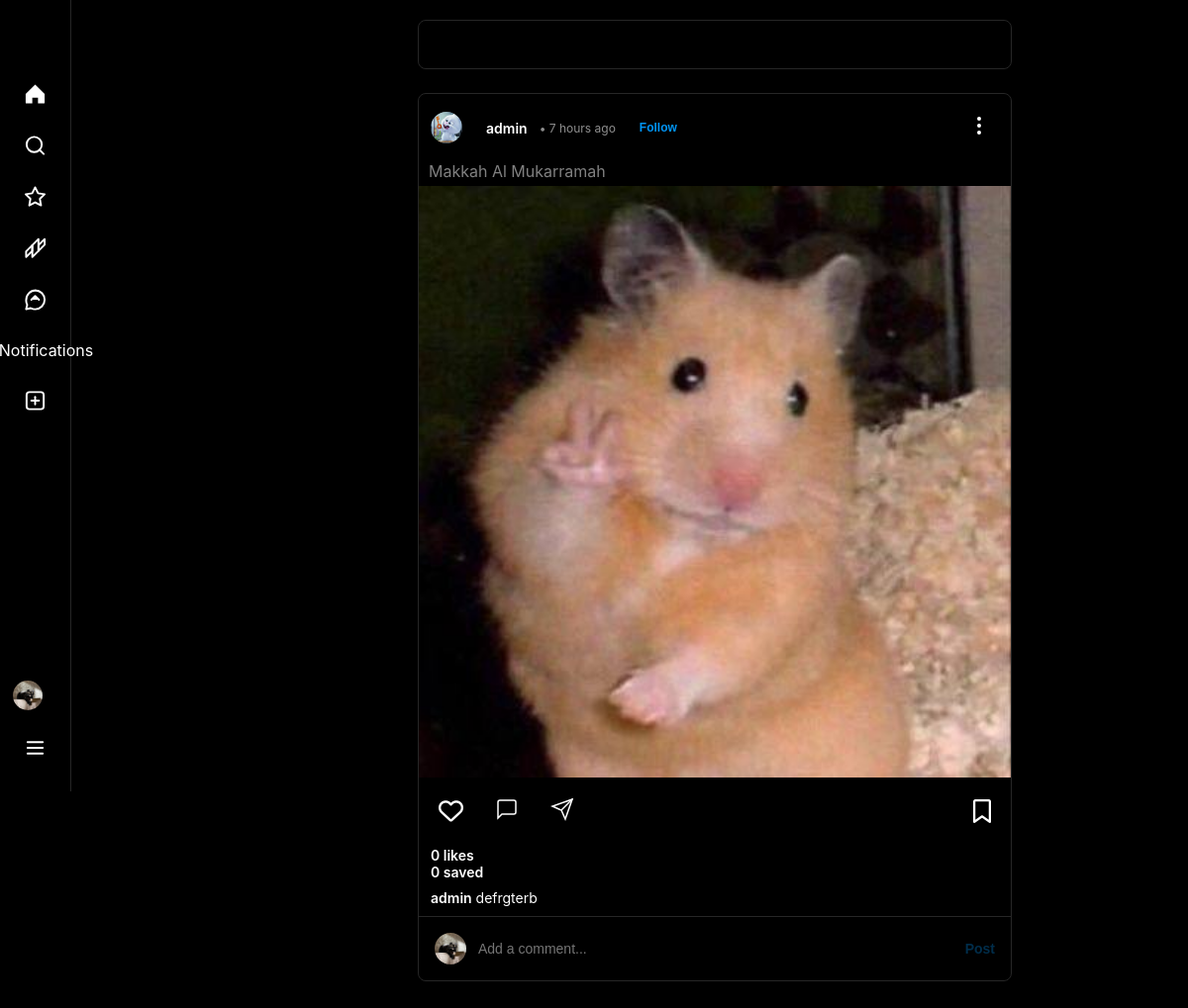
The page / (signed in) on the database its author committed.
### users/models.py (models this page shows, shortened)
class UserModel(AbstractUser):
    bio = models.CharField(max_length=255, null=True, blank=True)
    avatar = models.ImageField(upload_to='user/avatars/', null=True, blank=True)
    website = models.URLField(null=True, blank=True)
    class GenderChoice(models.TextChoices):
        MALE = 'MALE', 'Male'
        FEMALE = 'FEMALE', 'Female'
        NOT_GIVEN = "NOT_GIVEN", "Not given"
    gender = models.CharField(
        max_length=10,
        choices=GenderChoice.choices,
        default=GenderChoice.NOT_GIVEN,
        null=True,
        blank=True
    )

### posts/models.py (models this page shows, shortened)
class PostModel(models.Model):
    class PostTypeChoice(models.TextChoices):
        History = 'HISTORY', 'History'
        Post = 'POST', 'Post'
        Reels = 'REELS', 'Reels'
    caption = models.CharField(max_length=255)
    userID = models.ForeignKey(UserModel, on_delete=models.CASCADE, related_name='user')
    post_type = models.CharField(max_length=8, choices=PostTypeChoice)
    contentUrl = models.FileField(upload_to='posts')
    tagging = models.ForeignKey(UserModel, on_delete=models.CASCADE, related_name='tagging', null=True, blank=True)
    hashtags = models.ManyToManyField('HashtagModel', blank=True, null=True)
    music = models.ManyToManyField('MusicModel', blank=True, null=True)
    saved = models.ManyToManyField(UserModel, blank=True, null=True, related_name='saved')
    created_at = models.DateTimeField(auto_now_add=True)
    archived = models.BooleanField(default=False)
    location_name = models.CharField(max_length=255, blank=True, null=True)
    latitude = models.FloatField(blank=True, null=True)
    longitude = models.FloatField(blank=True, null=True)
    def since_created(self):
        now = timezone.now()
        diff = now - self.created_at
        days = diff.days
        seconds = diff.seconds
        if days >= 7:
            weeks = days // 7
            return f"{weeks} week{'s' if weeks > 1 else ''} ago"
        elif days > 0:
            return f"{days} day{'s' if days > 1 else ''} ago"
        elif seconds >= 3600:
            hours = seconds // 3600
            return f"{hours} hour{'s' if hours > 1 else ''} ago"
        elif seconds >= 60:
            minutes = seconds // 60
            return f"{minutes} minute{'s' if minutes > 1 else ''} ago"
        else:
            return "Just now"
    def likes_count(self):
        return self.likes.count()

### posts/views.py (the view, shortened to what this page needs)
# urls.py: path('', views.home_view, name='home'),
@login_required(login_url='login')
def home_view(request):
    followed_users = request.user.following_set.all()
    followed_ids = [followed.following.id for followed in followed_users]
    one_month_ago = timezone.now() - timedelta(days=3)
    one_day_ago = timezone.now() - timedelta(days=77)
    qs = UserModel.objects.exclude(id=request.user.id)
    unread_notifications = NotificationModel.objects.filter(owner=request.user, is_read=False).count()
    rooms = request.user.chats.order_by('-room_name')
    base_post_filters = {
        'post_type': PostModel.PostTypeChoice.Post,
        'created_at__gte': one_month_ago
    }
    base_history_filters = {
        'post_type': PostModel.PostTypeChoice.History,
        'created_at__gte': one_day_ago
    }
    if len(followed_ids) > 3:
        base_post_filters['userID__in'] = followed_ids
        base_history_filters['userID__in'] = followed_ids
    posts = PostModel.objects.filter(
        **base_post_filters
    ).prefetch_related(
        Prefetch(
            'comments',
            queryset=CommentModel.objects.annotate(
                likes_count=Count('comment_likes')
            ).prefetch_related(
                Prefetch(
                    'reply_comments',
                    queryset=ReplyCommentModel.objects.annotate(
                        likes_count=Count('reply_comment_likes')
                    )
                )
            )
        ),
        'likes',
        'saved'
    ).order_by('-created_at').exclude(userID=request.user)
    histories = PostModel.objects.filter(
        **base_history_filters, archived=False
    ).prefetch_related(
        'likes',
        'saved'
    ).order_by('-created_at')
    grouped_histories = defaultdict(list)
    for history in histories:
        grouped_histories[history.userID].append(history)
    context = {
        'posts': posts,
        'users': qs,
        'rooms': rooms,
        'unread_notifications': unread_notifications,
        'grouped_histories': grouped_histories.items(),
        'followed_users': followed_ids,
        'show_comments': request.GET.get('show_comments'),
        'show_replies': request.GET.get('show_replies'),
        'reply_to': request.GET.get('reply_to')
    }
    return render(request, 'home.html', context)

### templates/home.html (shortened to what this page needs)
{% extends "base.html" %}
{% load static %}
{% load my_tags %}
{% block content %}
<div class="home-page" style="display: flex; flex-direction: column; align-items: center;">
    <div class="stories-container" style="width: 100%; max-width: 600px; margin-bottom: 24px;">
        <div class="stories-list" style="display: flex; gap: 12px; overflow-x: auto; padding: 8px;">
        </div>
    </div>
    {% for post in posts %}
    <article class="post" data-post-id="{{ post.id }}"
             style="width: 100%; max-width: 600px; background: #000; border: 1px solid #262626; border-radius: 8px; margin-bottom: 24px;">
        <div class="post-header"
             style="display: flex; justify-content: space-between; align-items: center; padding: 12px;">
            <div class="post-user-info" style="display: flex; align-items: center; gap: 12px;">
                <div class="post-avatar" style="width: 32px; height: 32px; border-radius: 50%; overflow: hidden;">
                    {% if post.userID.avatar %}
                    <img src="{{ post.userID.avatar.url }}" alt=""
                         style="width: 100%; height: 100%; object-fit: cover;">
                    {% else %}
                    <svg class="icon" viewBox="0 0 24 24" fill="none" stroke="currentColor" stroke-width="2"
                         style="width: 32px; height: 32px; color: #fff;">
                        <path d="M20 21v-2a4 4 0 0 0-4-4H8a4 4 0 0 0-4 4v2"/>
                        <circle cx="12" cy="7" r="4"/>
                    </svg>
                    {% endif %}
                </div>
                <div class="post-user" style="display: flex; align-items: center; gap: 8px;">
                    <a href="{% url 'profile-another' pk=post.userID.id %}" class="post-username"
                       style="color: #fff; font-weight: 600; text-decoration: none;">{{ post.userID.username }}</a>
                    <span class="post-time" style="color: #8e8e8e; font-size: 12px;">• {{ post.since_created }}</span>
                    {% if post.userID.id not in followed_users %}
                    <button class="modal-follow-btn" style="background: none; border: none; cursor: pointer;">
                        <a href="{% url 'follow-create' pk=post.userID.id %}"
                           style="text-decoration: none; color: #0095f6; font-weight: 600;">Follow</a>
                    </button>
                    {% endif %}
                </div>
            </div>
            <div class="post-options" style="cursor: pointer;">
                <svg width="24" height="24" viewBox="0 0 24 24" fill="none" stroke="currentColor" stroke-width="2"
                     style="color: #fff;">
                    <circle cx="12" cy="12" r="1"/>
                    <circle cx="12" cy="5" r="1"/>
                    <circle cx="12" cy="19" r="1"/>
                </svg>
            </div>
        </div>
        {% if post.location_name %}
        <div class="location">
            <span class="truncate-location">{{ post.location_name }}</span>
        </div>
        {% endif %}
        <img src="{{ post.contentUrl.url }}" alt="Post image" class="post-image"
             style="width: 100%; height: auto; object-fit: cover;">
        <div class="post-actions" style="display: flex; justify-content: space-between; padding: 12px;">
            <div class="post-actions-left" style="display: flex; gap: 16px;">
                <button class="action-btn like-btn" style="background: none; border: none; cursor: pointer;">
                    <a href="{% url 'like' id=post.id %}?next={{ request.path }}&{{ request.GET.urlencode }}"
                       style="text-decoration: none;">
                        {% if post|is_liked_by_user:request %}
                        <i class="fa-solid fa-heart" style="color: #ff0000; font-size: 25px;"></i>
                        {% else %}
                        <i class="fa-regular fa-heart" style="color: #fff; font-size: 25px;"></i>
                        {% endif %}
                    </a>
                </button>
                <button class="action-btn comment-btn" onclick="toggleComments(this)"
                        style="background: none; border: none; cursor: pointer;">
                    <svg viewBox="0 0 24 24" fill="none" stroke="currentColor" stroke-width="1.5"
                         style="width: 24px; height: 24px; color: #fff;">
                        <path d="M21 15a2 2 0 0 1-2 2H7l-4 4V5a2 2 0 0 1 2-2h14a2 2 0 0 1 2 2z"/>
                    </svg>
                </button>
                <button class="action-btn share-btn" style="background: none; border: none; cursor: pointer;">
                    <svg viewBox="0 0 24 24" fill="none" stroke="currentColor" stroke-width="1.5"
                         style="width: 24px; height: 24px; color: #fff;">
                        <line x1="22" y1="2" x2="11" y2="13"/>
                        <polygon points="22,2 15,22 11,13 2,9 22,2"/>
                    </svg>
                </button>
            </div>
            <button class="action-btn save-btn" onclick="toggleSave(this)"
                    style="background: none; border: none; cursor: pointer;">
                <a href="{% url 'saved-create' id=post.id %}?next={{ request.path }}&{{ request.GET.urlencode }}"
                   title="Save" style="color: #fff;">
                    <i class="{% is_saved_by_user request post %} fa-bookmark"></i>
                </a>
            </button>
        </div>
        <div class="post-likes" style="padding: 0 12px; color: #fff; font-size: 14px;">
            {{ post.likes_count|default:"0" }} likes
        </div>
        <div class="post-likes" style="padding: 0 12px; color: #fff; font-size: 14px;">{{ post.saved.count }} saved
        </div>
        <div class="post-caption" style="padding: 0 12px; color: #fff; font-size: 14px; margin: 8px 0;">
            <strong style="font-weight: 600;">{{ post.userID.username }}</strong> {{ post.caption }}
        </div>
        <form class="comment-input-section" method="POST"
              style="border-top: 1px solid #262626; padding: 16px; display: flex; align-items: center; gap: 12px;">
            <div class="comment-avatar" style="width: 32px; height: 32px; border-radius: 50%; overflow: hidden;">
                {% if request.user.avatar %}
                <img src="{{ request.user.avatar.url }}" style="width: 100%; height: 100%; object-fit: cover;"
                     alt="{{ request.user.username }}">
                {% else %}
                <div style="width: 100%; height: 100%; background: #262626; display: flex; align-items: center; justify-content: center; color: #fff; font-size: 12px;">
                    {{ request.user.username|upper|first }}
                </div>
                {% endif %}
            </div>
            <input type="text" name="comment" class="comment-input" placeholder="Add a comment..."
                   oninput="togglePostButton(this)"
                   style="flex: 1; border: none; outline: none; font-size: 14px; color: #fff; background: transparent;">
            <button type="submit" class="comment-post-btn"
                    style="background: none; border: none; color: #0095f6; font-size: 14px; font-weight: 600; cursor: pointer; opacity: 0.3; pointer-events: none;">
                Post
            </button>
        </form>
    </article>
    {% endfor %}
</div>
{% endblock %}

### templates/header.html (shortened to what this page needs)
<nav class="sidebar">
    <div class="sidebar-logo">
    </div>
    <ul class="sidebar-nav">
        <li>
            <a href="{% url 'home' %}" class="{% block home_active %}{% endblock %}">
                <svg class="icon" viewBox="0 0 24 24" fill="none" stroke="currentColor" stroke-width="2">
                    <path d="M22 12.01L12.01 2L2 12.01V21C2 21.55 2.45 22 3 22H9V16H15V22H21C21.55 22 22 21.55 22 21V12.01Z"
                          stroke="none" fill="currentColor"/>
                </svg>
            </a>
        </li>
        <li>
            <a href="{% url 'search' %}" class="{% block search_active %}{% endblock %}">
                <svg class="icon" viewBox="0 0 24 24" fill="none" stroke="currentColor" stroke-width="2.5">
                    <circle cx="11" cy="11" r="8" stroke="currentColor" fill="none"/>
                    <path d="m21 21-4.35-4.35" stroke="currentColor" stroke-linecap="round"/>
                </svg>
            </a>
        </li>
        <li>
            <a href="{% url 'explore' %}" class="{% block explore_active %}{% endblock %}">
                <svg class="icon" viewBox="0 0 24 24" fill="none" stroke="currentColor" stroke-width="2">
                    <polygon
                            points="12,2 15.09,8.26 22,9.27 17,14.14 18.18,21.02 12,17.77 5.82,21.02 7,14.14 2,9.27 8.91,8.26 12,2"
                            stroke="currentColor" fill="none"/>
                </svg>
            </a>
        </li>
        <li>
            <a href="{% url 'reels' %}" class="{% block reels_active %}{% endblock %}">
            </a>
        </li>
        <li>
            <a href="{% url 'chats' %}" class="{% block messages_active %}{% endblock %}">
            </a>
        </li>
        <li>
            <a href="{% url 'notifications' %}" class="{% block notifications_active %}{% endblock %}">
                Notifications
            </a>
        </li>
        <li>
            <a href="{% url 'create' %}" class="{% block create_active %}{% endblock %}">
            </a>
        </li>
    </ul>
    <div class="sidebar-profile">
        {% if user.is_authenticated %}
        <a href="{% url 'profile' %}" class="{% block profile_active %}{% endblock %}">
            {% if user.avatar %}
            <img style="height: 30px; width: 30px; border-radius: 50%; object-fit: fit; margin-right: 15px;"
                 src="{{ user.avatar.url }}">
            {% endif %}
        </a>
        {% endif %}
    </div>
    <div class="sidebar-more">
        <a href="#" class="more-btn" id="more-btn">
        </a>
    </div>
</nav>

### rows shown on the page
UserModel: avatar (picture)
PostModel: userID.avatar (picture), userID.username "admin", since_created "7 hours ago", shows "Follow", location_name "Makkah Al Mukarramah", contentUrl (picture), likes_count "0", saved.count "0", caption "defrgterb", user.avatar (picture)
